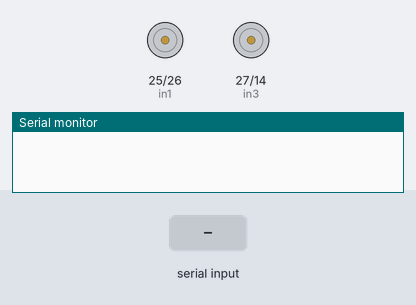
Bench run of a sketch on a simulated ESP32. On the bench: motor-driver pin pairs drawn as motors (green arrow = first pin HIGH = forward, orange = second pin HIGH = backward, longer = more drive), the last lines printed to the serial monitor. The inputs (shaded band) are chosen by the test bench. Nothing arrives over Bluetooth unless stated.

Above: at 1.2 s.
1.3 s: "F" received over the second serial link
At 1.7 s:
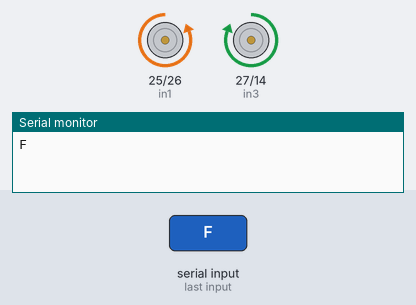
2.8 s: "B" received over the second serial link
At 4.0 s:
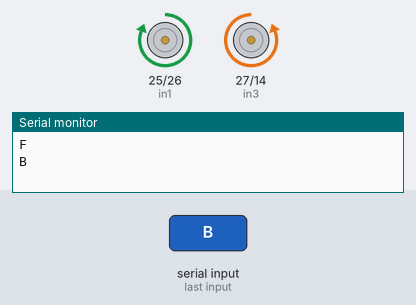
4.3 s: "L" received over the second serial link
At 5.2 s:
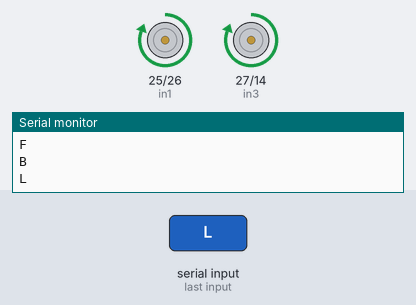
5.8 s: "R" received over the second serial link
At 6.3 s:
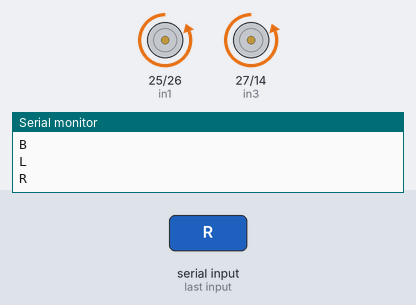
Timing chart, 0 to 8.3 s (numbered marks = the images above; inputs shaded):
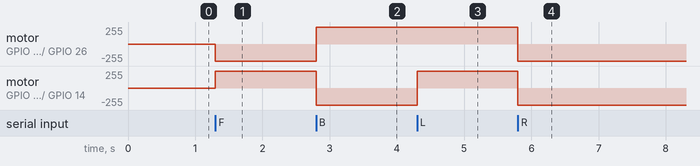

The sketch:

SPY_ROBOT.ino
```cpp
#include <BluetoothSerial.h>

BluetoothSerial SerialBT;
char command;

int in4 = 14;
int in3 = 27;
int in2 = 26;
int in1 = 25;

void setup() {
  Serial.begin(9600);
  SerialBT.begin("SPY ROBOT");
  pinMode(in1, OUTPUT);
  pinMode(in2, OUTPUT);
  pinMode(in3, OUTPUT);
  pinMode(in4, OUTPUT);
}

void loop() {

  if (SerialBT.available()) {
    char command = SerialBT.read();
    Serial.println(command);

    switch (command) {
      case 'F':
        forward();
        break;
      case 'B':
        backward();
        break;
      case 'L':
        left();
        break;
      case 'R':
        right();
        break;
      case 'S':
        stop();
    }
  }

}

void forward() {
  digitalWrite(in1, LOW);
  digitalWrite(in2, HIGH);
  digitalWrite(in3, HIGH);
  digitalWrite(in4, LOW);
}

void backward() {
  digitalWrite(in1, HIGH);
  digitalWrite(in2, LOW);
  digitalWrite(in3, LOW);
  digitalWrite(in4, HIGH);
}

void left() {
  digitalWrite(in1, HIGH);
  digitalWrite(in2, LOW);
  digitalWrite(in3, HIGH);
  digitalWrite(in4, LOW);
}

void right() {
  digitalWrite(in1, LOW);
  digitalWrite(in2, HIGH);
  digitalWrite(in3, LOW);
  digitalWrite(in4, HIGH);
}

void stop() {
  digitalWrite(in1, LOW);
  digitalWrite(in2, LOW);
  digitalWrite(in3, LOW);
  digitalWrite(in4, LOW);
}
```

Measured:
- after the input at 1.3 s, motor on GPIO 25 (in1) / GPIO 26 (in2): stopped → backward 255/255 at once; motor on GPIO 27 (in3) / GPIO 14 (in4): stopped → forward 255/255 at once
- after the input at 2.8 s, motor on GPIO 25 (in1) / GPIO 26 (in2): backward 255/255 → forward 255/255 at once; motor on GPIO 27 (in3) / GPIO 14 (in4): forward 255/255 → backward 255/255 at once
- after the input at 4.3 s, motor on GPIO 27 (in3) / GPIO 14 (in4): backward 255/255 → forward 255/255 at once
- after the input at 5.8 s, motor on GPIO 25 (in1) / GPIO 26 (in2), motor on GPIO 27 (in3) / GPIO 14 (in4): forward 255/255 → backward 255/255 at once
